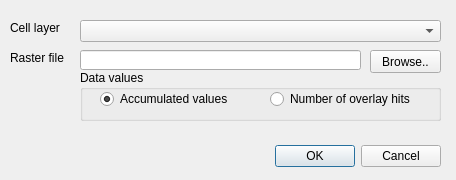
<?xml version="1.0" encoding="UTF-8"?>
<ui version="4.0">
 <class>CellMaker3</class>
 <widget class="QDialog" name="CellMaker3">
  <property name="enabled">
   <bool>true</bool>
  </property>
  <property name="geometry">
   <rect>
    <x>0</x>
    <y>0</y>
    <width>456</width>
    <height>180</height>
   </rect>
  </property>
  <property name="windowTitle">
   <string>Save cell layer as raster</string>
  </property>
  <widget class="QDialogButtonBox" name="buttonBox">
   <property name="enabled">
    <bool>true</bool>
   </property>
   <property name="geometry">
    <rect>
     <x>270</x>
     <y>140</y>
     <width>171</width>
     <height>32</height>
    </rect>
   </property>
   <property name="orientation">
    <enum>Qt::Horizontal</enum>
   </property>
   <property name="standardButtons">
    <set>QDialogButtonBox::Cancel|QDialogButtonBox::Ok</set>
   </property>
  </widget>
  <widget class="QComboBox" name="cbCells">
   <property name="geometry">
    <rect>
     <x>80</x>
     <y>20</y>
     <width>361</width>
     <height>22</height>
    </rect>
   </property>
  </widget>
  <widget class="QLabel" name="label_11">
   <property name="geometry">
    <rect>
     <x>10</x>
     <y>20</y>
     <width>81</width>
     <height>16</height>
    </rect>
   </property>
   <property name="text">
    <string>Cell layer</string>
   </property>
  </widget>
  <widget class="QLabel" name="label_12">
   <property name="geometry">
    <rect>
     <x>10</x>
     <y>50</y>
     <width>81</width>
     <height>16</height>
    </rect>
   </property>
   <property name="text">
    <string>Raster file</string>
   </property>
  </widget>
  <widget class="QLineEdit" name="leRasterFile">
   <property name="geometry">
    <rect>
     <x>80</x>
     <y>50</y>
     <width>281</width>
     <height>20</height>
    </rect>
   </property>
  </widget>
  <widget class="QPushButton" name="pbRasterFile">
   <property name="geometry">
    <rect>
     <x>370</x>
     <y>50</y>
     <width>71</width>
     <height>23</height>
    </rect>
   </property>
   <property name="text">
    <string>Browse..</string>
   </property>
  </widget>
  <widget class="QGroupBox" name="gbOverlay">
   <property name="geometry">
    <rect>
     <x>80</x>
     <y>70</y>
     <width>361</width>
     <height>51</height>
    </rect>
   </property>
   <property name="title">
    <string>Data values</string>
   </property>
   <widget class="QRadioButton" name="rbValues">
    <property name="geometry">
     <rect>
      <x>20</x>
      <y>20</y>
      <width>171</width>
      <height>18</height>
     </rect>
    </property>
    <property name="text">
     <string>Accumulated values</string>
    </property>
    <property name="checked">
     <bool>true</bool>
    </property>
   </widget>
   <widget class="QRadioButton" name="rbOverlays">
    <property name="geometry">
     <rect>
      <x>190</x>
      <y>20</y>
      <width>171</width>
      <height>18</height>
     </rect>
    </property>
    <property name="text">
     <string>Number of overlay hits</string>
    </property>
   </widget>
  </widget>
 </widget>
 <tabstops>
  <tabstop>cbCells</tabstop>
  <tabstop>leRasterFile</tabstop>
  <tabstop>pbRasterFile</tabstop>
  <tabstop>rbValues</tabstop>
  <tabstop>rbOverlays</tabstop>
  <tabstop>buttonBox</tabstop>
 </tabstops>
 <resources/>
 <connections>
  <connection>
   <sender>buttonBox</sender>
   <signal>accepted()</signal>
   <receiver>CellMaker3</receiver>
   <slot>accept()</slot>
   <hints>
    <hint type="sourcelabel">
     <x>248</x>
     <y>254</y>
    </hint>
    <hint type="destinationlabel">
     <x>157</x>
     <y>274</y>
    </hint>
   </hints>
  </connection>
  <connection>
   <sender>buttonBox</sender>
   <signal>rejected()</signal>
   <receiver>CellMaker3</receiver>
   <slot>reject()</slot>
   <hints>
    <hint type="sourcelabel">
     <x>316</x>
     <y>260</y>
    </hint>
    <hint type="destinationlabel">
     <x>286</x>
     <y>274</y>
    </hint>
   </hints>
  </connection>
 </connections>
</ui>
